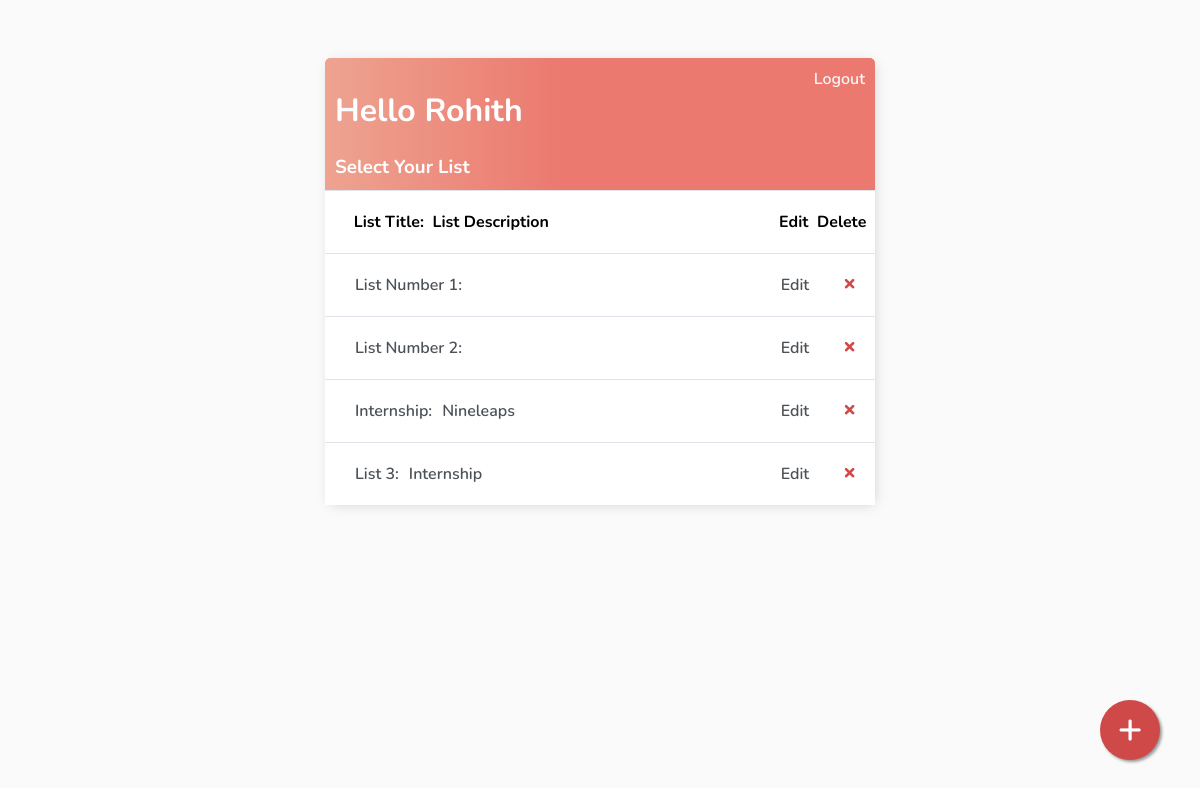
The page /lists/ (signed in) on the database as committed earlier.
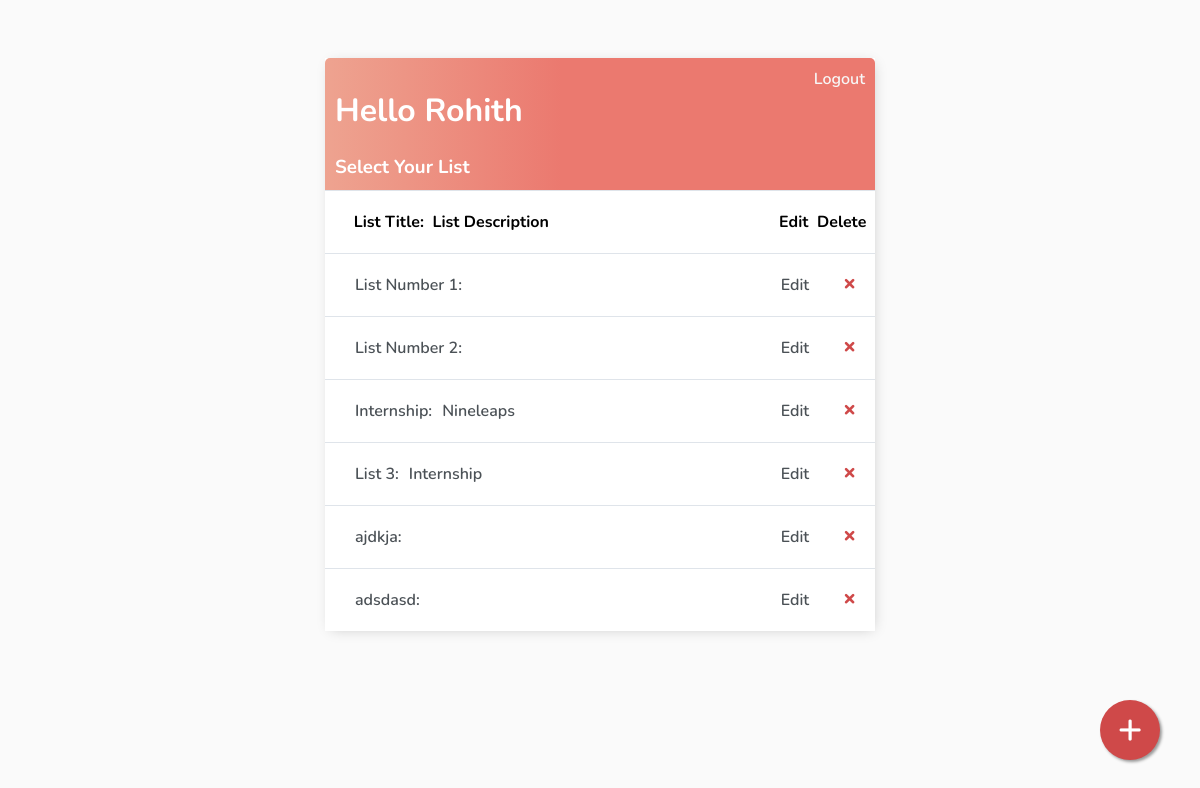
The same page on the database as committed later.
### base/models.py (models this page shows)
class AbstractModel(models.Model):
    created_on = models.DateTimeField(auto_now_add=True)
    deleted_on = models.DateTimeField(null=True, blank=True)
    updated_on = models.DateTimeField(auto_now=True)
    created_by = models.ForeignKey(User, on_delete=models.CASCADE, null=True, blank=True, related_name='%(class)s_requests_created')
    updated_by = models.ForeignKey(User, on_delete=models.CASCADE, null=True, blank=True, related_name='%(class)s_requests_updated')
    deleted_by = models.ForeignKey(User, on_delete=models.CASCADE, null=True, blank=True, related_name='%(class)s_requests_deleted')
    class Meta:
        abstract = True

class List(AbstractModel):
    title = models.CharField(max_length=200)
    description = models.TextField(default='', blank=True)
    def __str__(self):
        return self.title

### base/views/ListList.py (the view)
# urls.py: path('', ListList.as_view(), name='lists'),
class ListList(LoginRequiredMixin, ListView):
    model = List
    context_object_name = 'lists'
    def get_context_data(self, **kwargs):
        context = super().get_context_data(**kwargs)
        context['lists'] = context['lists'].filter(created_by=self.request.user)
        search_input = self.request.GET.get('search-area') or ''
        if search_input:
            context['lists'] = context['lists'].filter(title__startswith=search_input)
        context['search_input'] = search_input
        return context

### base/templates/base/list_list.html
{% extends 'base/main.html' %}
{% block content %}
<div class="header-bar">
    <div>
        <h1> Hello {{request.user|title}}</h1>
        <h3 style="margin:0">Select Your List</h3>
    </div>
    {% if request.user.is_authenticated %}
    <a href="{% url 'logout' %}">Logout</a>
    {% else %}
    <a href="{% url 'login' %}">Login</a>
    {% endif %}
</div>
<a id="add-link" href="{% url 'list-create' %}" style="text-decoration: none;">&#x2b;</a>
<div id="tasklist" class="task-items-wrapper">
    <div class="task-wrapper" data-position="{{task.pk}}">
        <div class="task-title">
            <strong>&nbsp; List Title:</strong>
            <strong>&nbsp; List Description</strong>
        </div>
        <div class="task-controls">
            <strong> Edit&nbsp; Delete&nbsp;&nbsp;</strong>
        </div>
    </div>
    {% for list in lists %}
    <div class="task-wrapper" data-position="{{list.pk}}">
        <div class="task-title">
            <a href="{% url 'tasks' list.id %}">{{list}}:</a>
            <a href="{% url 'tasks' list.id %}">{{list.description}}</a>
        </div>
        <div class="task-controls">
            <a href="{% url 'list-update' list.id %}" style="text-decoration: none;">Edit&nbsp;&nbsp;&nbsp;&nbsp;&nbsp;&nbsp;&nbsp;</a>
            <a class="delete-link" href="{% url 'list-delete' list.id %}">&#215;&nbsp;&nbsp;&nbsp;</a>
        </div>
    </div>
    {% empty %}
    <div style="text-align: center; padding-bottom: 10px; line-height: 1em;">
        <h3>No new lists are created.</h3>
        <h3>Create a <a style="text-decoration: none; color: #e53935;" href="{% url 'list-create' %}">New List</a> ! </h3>
    </div>
    {% endfor %}
</div>
{% endblock content%}

Rows that differ between the two databases and show on the page:
added List: title "ajdkja"
added List: title "adsdasd"
